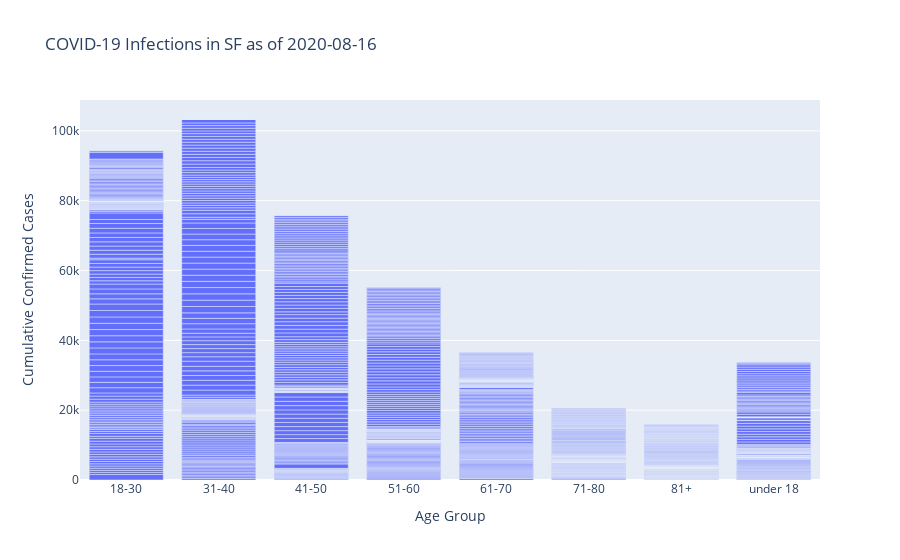

The notebook cell this image was saved under:
### Code cell
fig = px.bar(summarized.sort_values('Age Group',ascending=True)[0:], 
             x="Age Group", 
             y="Cumulative Confirmed Cases",
             
             barmode='group',
             title='COVID-19 Infections in SF as of '+todays_date)


fig.show()

### Figure 1 — Plotly figure (JSON) as saved in the notebook; plotly's stock layout.template omitted (floating-point values rounded to 4 significant figures; data arrays with more than 128 entries replaced by an {"elided": "..."} marker saying what was removed)
{"data": [{"alignmentgroup": "True", "hovertemplate": "Age Group=%{x}<br>Cumulative Confirmed Cases=%{y}<extra></extra>", "legendgroup": "", "marker": {"color": "#636efa"}, "name": "", "offsetgroup": "", "orientation": "v", "showlegend": false, "textposition": "auto", "type": "bar", "x": {"elided": "1177 str values"}, "xaxis": "x", "y": {"elided": "1177 int values"}, "yaxis": "y"}], "layout": {"barmode": "group", "legend": {"tracegroupgap": 0}, "title": {"text": "COVID-19 Infections in SF as of 2020-08-16"}, "xaxis": {"anchor": "y", "domain": [0, 1], "title": {"text": "Age Group"}}, "yaxis": {"anchor": "x", "domain": [0, 1], "title": {"text": "Cumulative Confirmed Cases"}}}}
